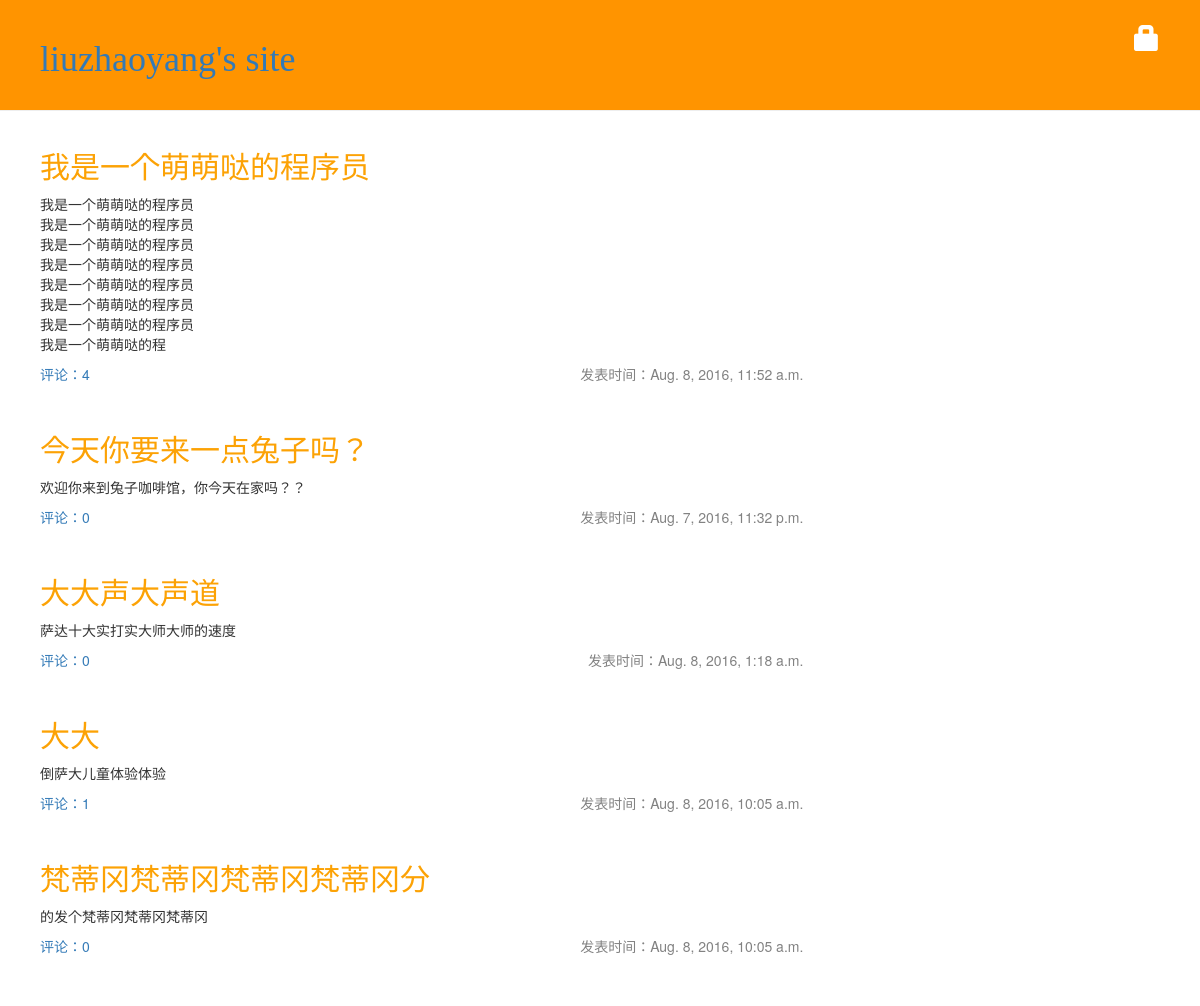
The page / on the database its author committed.
### blog/models.py (models this page shows, shortened)
class Post(models.Model):
    author = models.ForeignKey('auth.User')
    title = models.CharField(max_length=200)
    text = models.TextField()
    create_date = models.DateTimeField(default=timezone.now)
    published_date = models.DateTimeField(blank=True, null=True)

### blog/views.py (the view)
# urls.py: url(r'^$', views.post_list, name='post_list'),
def post_list(request):
    posts = Post.objects.all()
    for itemtext in posts:
        itemtext.text = itemtext.text[0:100]
    return render(request, 'blog/post_list.html', {'posts': posts})

### blog/templates/blog/post_list.html
{% extends 'blog/base.html'%}
  {% block content %}
        {% for post in posts %}
          <div class="post">
            <h2><a href="{% url 'post_detail' pk=post.pk %}">{{post.title}}</a></h2>
            <p>
              {{post.text|linebreaksbr}}
            </p>
            <p class="date">
            发表时间：{{post.published_date}}
            </p>
            <a href="{% url 'blog.views.post_detail' pk=post.pk%}">评论：{{post.comments.count}}</a>
    </div>
    {% endfor %}
  {% endblock content %}

### blog/static/css/blog.css (style rules this page uses)
h1,h2,h3,h4 { font-family:'Lobster', cursive; }
.date { float: right; color: #828282; }
.post { margin-bottom: 50px; }
h2 a { color: #FCA205; font-family:'Lobster'; }

### rows shown on the page
Post: title "我是一个萌萌哒的程序员", text "我是一个萌萌哒的程序员 我是一个萌萌哒的程序员 我是一个萌萌哒的程序员 我是一个萌萌哒的程序员 我是一个萌萌哒的程序员 我是一个萌萌哒的程序员 我是一个萌萌哒的程序员 我是一个萌萌哒的程", published_date "Aug. 8, 2016, 11:52 a.m.", comments.count "4"
Post: title "今天你要来一点兔子吗？", text "欢迎你来到兔子咖啡馆，你今天在家吗？？", published_date "Aug. 7, 2016, 11:32 p.m.", comments.count "0"
Post: title "大大声大声道", text "萨达十大实打实大师大师的速度", published_date "Aug. 8, 2016, 1:18 a.m.", comments.count "0"
Post: title "大大", text "倒萨大儿童体验体验", published_date "Aug. 8, 2016, 10:05 a.m.", comments.count "1"
Post: title "梵蒂冈梵蒂冈梵蒂冈梵蒂冈分", text "的发个梵蒂冈梵蒂冈梵蒂冈", published_date "Aug. 8, 2016, 10:05 a.m.", comments.count "0"
